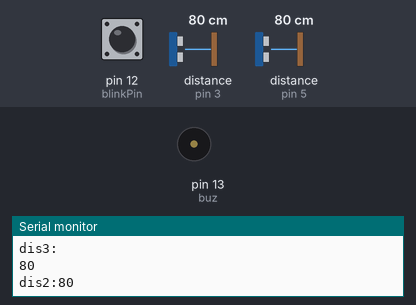
A sketch run on a simulated Arduino Uno, built with avr-gcc and run on an emulated ATmega328P. Parts: buzzer (waves = sounding, pin HIGH), the last lines printed to the serial monitor. Wiring (inferred from the names in the program): 2 × ultrasonic range finder: trigger pin 2, echo pin 3 / trigger pin 4, echo pin 5. The inputs (shaded band) are chosen by the test bench; at power-on: pin 12 (blinkPin) HIGH, distance to the obstacle (sensors on pin 3, pin 5) 80 cm. The echo pulse lasts 58.3 µs per cm; pins used as bus, display or sensor lines are not drawn.

Above: at 1.2 s.
1.3 s: pin 12 (blinkPin) pulled LOW for 3.2 s
At 4.42 s:
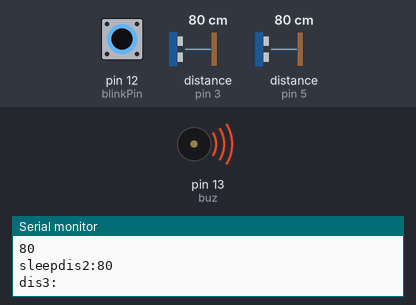
Timing chart, 0 to 6.0 s (numbered marks = the images above; inputs shaded):
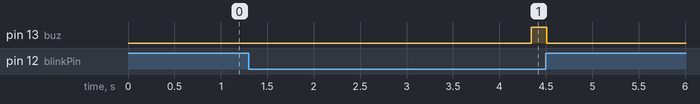

The sketch:

PISMajorFinal.ino
```cpp
int trigPin2=4;
int echoPin2=5;

int trigPin3=2;
int echoPin3=3;

int flag=0;

unsigned long currentMillis=0;
long previousMillis=0;

long interval = 2000;

long previous2=0;
int i=0;

int t=0;

int t2=0;

const byte blinkPin = 12;
byte oldBlinkState = HIGH;         // assume eye open (or supply init/calibrate routine)
const unsigned long debounceTime = 10;  // milliseconds
unsigned long blinkStartAt;        // when the blink started
unsigned long oldBlinkStartAt;  // when the previous blink started
unsigned long unBlinkStartAt;   // when blink ended
unsigned long tweenTime;          // time since last blink
unsigned long blinkTime;
unsigned long blinkChange;
int sleep;

int buz = 13;

int received;
int time_received;
int val_t[52];

char abcd[52] = {'A','B','C','D','E','F','G','H','I','J','K','L','M','N','O','P','Q','R','S','T','U','V','W','X','Y','Z','a','b','c','d','e','f','g','h','i','j','k','l','m','o','p','q','r','s','t','u','v','w','x','y','z'};
String readString;


void setup() {
  Serial.begin (9600);

  pinMode(trigPin2, OUTPUT);
  pinMode(echoPin2, INPUT);
  pinMode(trigPin3, OUTPUT);
  pinMode(echoPin3, INPUT);

  pinMode (blinkPin, INPUT_PULLUP);
  pinMode(buz, OUTPUT);
  //pinMode(buz,OUTPUT);

}


void loop()

{


   if (Serial.available() > 0) {

        received = Serial.read();
        for(int i= 0 ;i<53;i++)
  {
   val_t[i] = i*5;
  }

for(int j = 0; j<53;j++)
{
  if (abcd[j]==received)
  {
    time_received = val_t[j];
  }
  else
  {
    time_received = 5 ;
  }

}

   }

if ((5*60*1000)>millis())
{

 //delay(500);
  long duration2, distance2;
  digitalWrite(trigPin2, LOW);  // Added this line
  delayMicroseconds(2); // Added this line
  digitalWrite(trigPin2, HIGH);
  delayMicroseconds(10); // Added this line
  digitalWrite(trigPin2, LOW);
  duration2 = pulseIn(echoPin2, HIGH);
  distance2= microsecondsToCentimeters(duration2);
  Serial.print("dis2:");
  Serial.println(distance2);
  Serial.print("\n");

  long duration3, distance3;
  digitalWrite(trigPin3, LOW);  // Added this line
  delayMicroseconds(2); // Added this line
  digitalWrite(trigPin3, HIGH);
  delayMicroseconds(10); // Added this line
  digitalWrite(trigPin3, LOW);
  duration3 = pulseIn(echoPin3, HIGH);
  distance3= microsecondsToCentimeters(duration3);
  Serial.println("dis3:");
  Serial.println(distance3);
  Serial.print("\n");

if (distance2<35 & distance3<35)
{
   currentMillis = millis();
   flag=1;
    if (distance3-distance2>=3)
     {
        if (currentMillis-previousMillis>interval)
        {

          digitalWrite(buz,HIGH);
        }

       else
       {
          digitalWrite(buz, LOW);
       }

     }

   else{
         digitalWrite(buz,LOW);
         //Serial.print("low");
         previousMillis=currentMillis;
       }
}

else
{
  if (flag==1)
  {
   i=i+1;
   Serial.print(i);
   Serial.print(":::");
   Serial.print((currentMillis-previous2)/1000);
   Serial.print("\n");
   previous2=currentMillis;
   flag=0;
    }

  }


  bool blinkState = digitalRead (blinkPin);

  if (blinkState != oldBlinkState)
  {Serial.print("hello");
    digitalWrite(buz,LOW);
    if (millis () - blinkChange >= debounceTime)
    {
      blinkChange = millis ();  // when blink state changed
      oldBlinkState =  blinkState;  // remember for next time
      if (blinkState == LOW) {
        blinkStartAt = blinkChange;
        tweenTime = blinkChange - oldBlinkStartAt;
        oldBlinkStartAt = blinkStartAt;
      }
      else  {
        unBlinkStartAt = blinkChange;
        //Serial.println((unBlinkStartAt - blinkStartAt)/1000);// length of blink
        sleep=(unBlinkStartAt - blinkStartAt)/1000;
        if (tweenTime/1000>3){

          }
        //Serial.print(tweenTime);
        Serial.print("\n");}

    }
  }
  if (blinkState== LOW  and millis () - blinkStartAt>3000){
         Serial.print("sleep");
          digitalWrite(buz, HIGH);
          }


 }

 else if (millis()>=time_received and time_received != 0)
 {t2=millis();
  digitalWrite(buz,HIGH);
  delay(5000);
  digitalWrite(buz,LOW);
  delay(20000);
  }


}

long microsecondsToInches(long microseconds) {
   return microseconds / 74 / 2;
}

long microsecondsToCentimeters(long microseconds) {
   return microseconds / 29 / 2;
}
```

Measured:
- after the input at 1.3 s, pin 13 (buz): LOW → HIGH after 3.0 s, → LOW 0.17 s later
